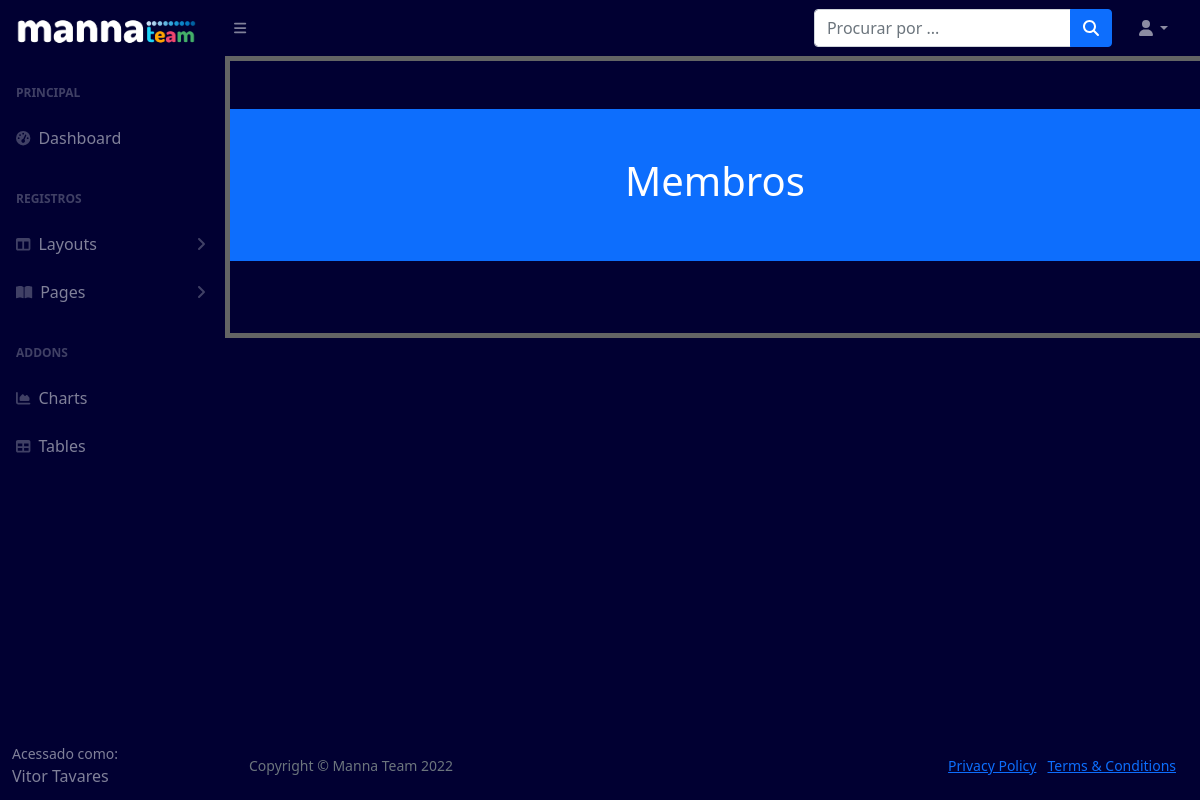
Page /membros on the earlier database version.
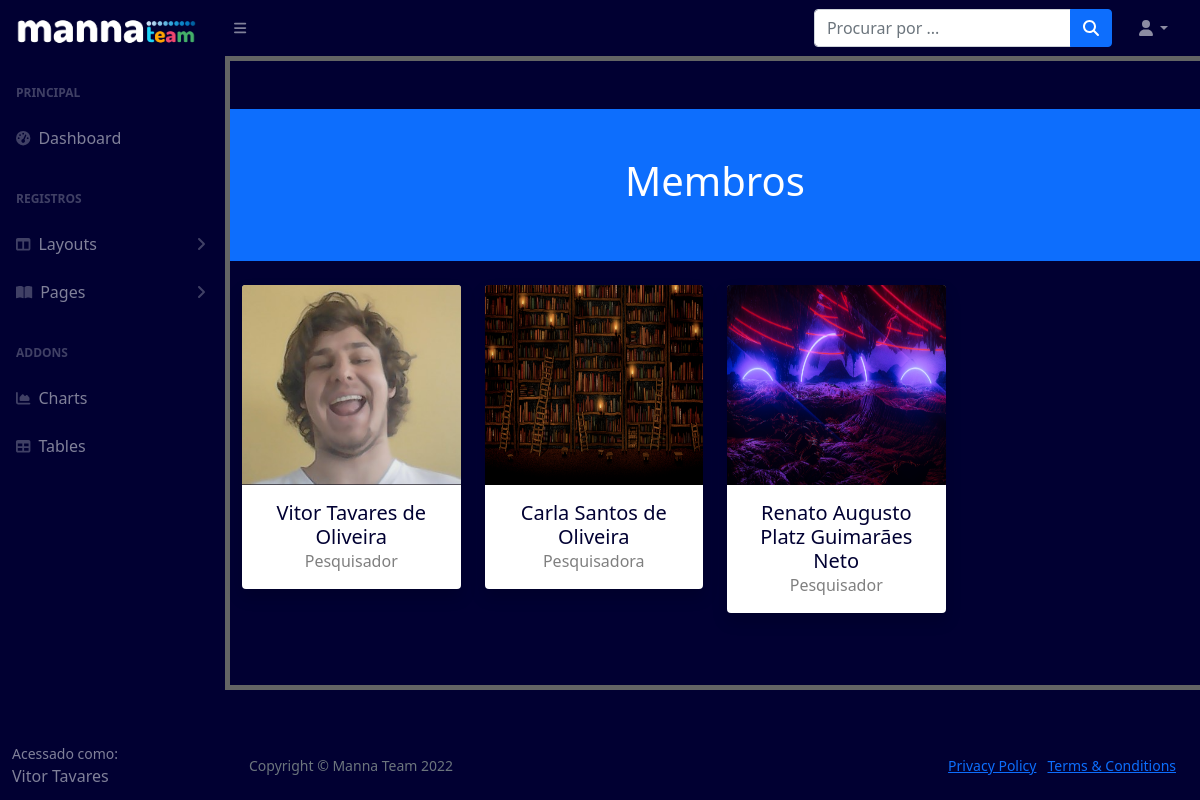
Same page on the later database version.
### pages/models.py (models this page shows, shortened)
class Member(models.Model):
    foto = models.ImageField(upload_to='static/uploads/photos')
    nome = models.CharField(max_length=50)
    categoria = models.CharField(max_length=50)
    bolsa = models.CharField(max_length=100)
    instituicao = models.CharField(max_length=50)
    email = models.CharField(max_length=50)
    fone = models.CharField(max_length=50)
    git = models.CharField(max_length=50)
    cpf = models.CharField(max_length=50)
    rg = models.CharField(max_length=50)
    sexo = models.CharField(max_length=50)
    formacao = models.CharField(max_length=50)
    dtnasc = models.CharField(max_length=50)
    endereco = models.CharField(max_length=50)
    projeto = models.CharField(max_length=50)
    premio = models.CharField(max_length=50)
    nomeBanco = models.CharField(max_length=50)
    numeroBanco = models.CharField(max_length=50)
    numeroAgencia = models.CharField(max_length=50)
    numeroConta = models.CharField(max_length=50)
    termoCompromisso = models.FileField(upload_to='static/uploads/termos')
    acesso = models.CharField(max_length=50)

### pages/views.py (the view)
# urls.py: path('membros', MemberList.as_view(), name="membros"),
class MemberList(ListView):
	model = Member
	template_name = 'pages/member-list.html'

### pages/templates/pages/member-list.html
{% extends 'pages/base.html' %}
{% load static %}
{% block content %}
<section class="pricing py-5">
    <div class="container">
      <div class="row">
<header class="bg-primary text-center py-5 mb-4">
  <div class="container">
    <h1 class="fw-light text-white">Membros</h1>
  </div>
</header>
<div class="container">
  <div class="row">
    {% for member in object_list %}
    <div class="col-xl-3 col-md-6 mb-4">
      <div class="card border-0 shadow">
        <img src="{{member.foto}}" width= "200" height="200" class="card-img-top" alt="...">
        <div class="card-body text-center">
          <h5 class="card-title mb-0">{{member.nome}}</h5>
          <div class="card-text text-black-50">{{member.categoria}}</div>
        </div>
      </div>
    </div>
    {% endfor %}
  </div>
</div>
</div>
</div>
</section>
        {% endblock %}

### pages/templates/pages/base.html (shortened to what this page needs)
{% load static %}
{% block head %}
<!DOCTYPE html>
<html lang="en">
    <head>
        <link href="https://cdn.jsdelivr.net/npm/simple-datatables@latest/dist/style.css" rel="stylesheet" />
        <link href="{% static 'css/styles.css' %}" rel="stylesheet" />
    </head>
    <body class="sb-nav-fixed">
        <nav class="sb-topnav navbar navbar-expand navbar-dark bg-dark">
            <a class="navbar-brand ps-3" href="{% url 'index' %}"><img src="{% static 'img/logo.png' %}" height="50" width="180" /></a>
            <button class="btn btn-link btn-sm order-1 order-lg-0 me-4 me-lg-0" id="sidebarToggle" href="#!"><i class="fas fa-bars"></i></button>
            <form class="d-none d-md-inline-block form-inline ms-auto me-0 me-md-3 my-2 my-md-0">
                <div class="input-group">
                    <input class="form-control" type="text" placeholder="Procurar por ..." aria-label="Search for..." aria-describedby="btnNavbarSearch" />
                    <button class="btn btn-primary" id="btnNavbarSearch" type="button"><i class="fas fa-search"></i></button>
                </div>
            </form>
            <ul class="navbar-nav ms-auto ms-md-0 me-3 me-lg-4">
                <li class="nav-item dropdown">
                    <a class="nav-link dropdown-toggle" id="navbarDropdown" href="#" role="button" data-bs-toggle="dropdown" aria-expanded="false"><i class="fas fa-user fa-fw"></i></a>
                </li>
            </ul>
        </nav>
        <div id="layoutSidenav">
            <div id="layoutSidenav_nav">
                <nav class="sb-sidenav accordion sb-sidenav-dark" id="sidenavAccordion">
                    <div class="sb-sidenav-menu">
                        <div class="nav">
                            <div class="sb-sidenav-menu-heading">Principal</div>
                            <a class="nav-link" href="index.html">
                                <div class="sb-nav-link-icon"><i class="fas fa-tachometer-alt"></i></div>
                                Dashboard
                            </a>
                            <div class="sb-sidenav-menu-heading">Registros</div>
                            <a class="nav-link collapsed" href="#" data-bs-toggle="collapse" data-bs-target="#collapseLayouts" aria-expanded="false" aria-controls="collapseLayouts">
                                <div class="sb-nav-link-icon"><i class="fas fa-columns"></i></div>
                                Layouts
                                <div class="sb-sidenav-collapse-arrow"><i class="fas fa-angle-down"></i></div>
                            </a>
                            <a class="nav-link collapsed" href="#" data-bs-toggle="collapse" data-bs-target="#collapsePages" aria-expanded="false" aria-controls="collapsePages">
                                <div class="sb-nav-link-icon"><i class="fas fa-book-open"></i></div>
                                Pages
                                <div class="sb-sidenav-collapse-arrow"><i class="fas fa-angle-down"></i></div>
                            </a>
                            <div class="sb-sidenav-menu-heading">Addons</div>
                            <a class="nav-link" href="charts.html">
                                <div class="sb-nav-link-icon"><i class="fas fa-chart-area"></i></div>
                                Charts
                            </a>
                            <a class="nav-link" href="tables.html">
                                <div class="sb-nav-link-icon"><i class="fas fa-table"></i></div>
                                Tables
                            </a>
                        </div>
                    </div>
                    <div class="sb-sidenav-footer">
                        <div class="small">Acessado como:</div>
                        Vitor Tavares
                    </div>
                </nav>
            </div>
            <div id="layoutSidenav_content">
{% endblock %}
{% block content %}
{% endblock %}
{% block footer %}
<footer class="py-4 bg-dark mt-auto">
    <div class="container-fluid px-4">
        <div class="d-flex align-items-center justify-content-between small">
            <div class="text-muted">Copyright &copy; Manna Team 2022</div>
            <div>
                <a href="#">Privacy Policy</a>
                &middot;
                <a href="#">Terms &amp; Conditions</a>
            </div>
        </div>
    </div>
</footer>
</div>
</div>
{% endblock %}
</body>
</html>

Differences in the rows shown:
added Member: foto (picture), nome "Vitor Tavares de Oliveira", categoria "Pesquisador"
added Member: foto (picture), nome "Carla Santos de Oliveira", categoria "Pesquisadora"
added Member: foto (picture), nome "Renato Augusto Platz Guimarães Neto", categoria "Pesquisador"
